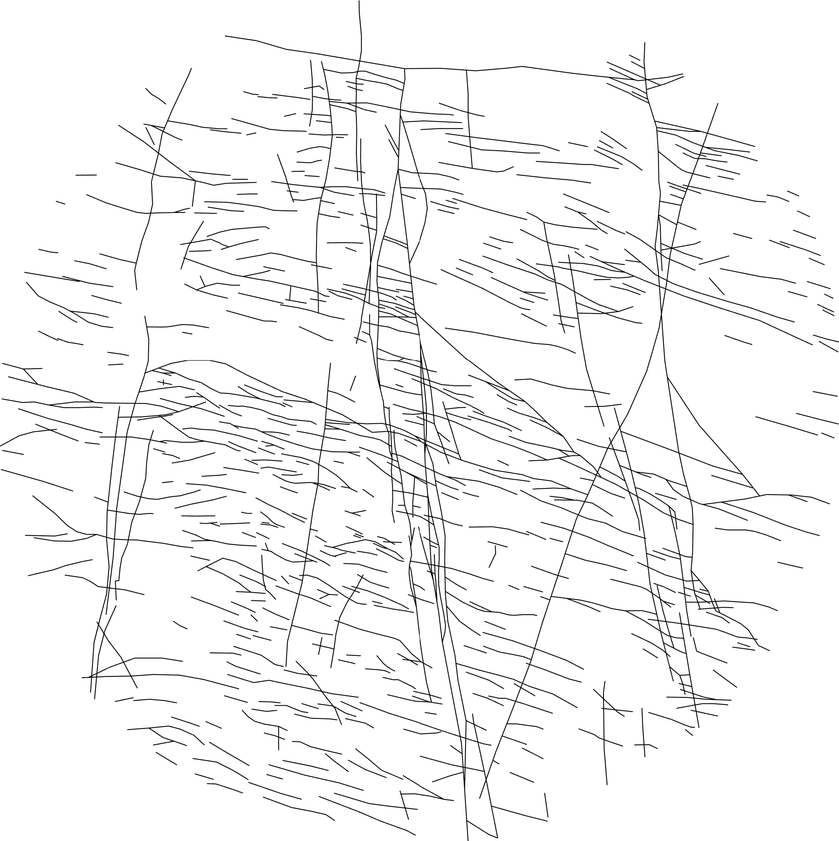
%> input picture FracPaQ2D_blocksize.bmp, 839 x 841 px, shrunk from 1999 x 2003 before the run
$ octave blocksize.m   (GNU Octave 9; MATLAB toolbox functions it lacks are replaced by stand-ins)
%> lines starting %> are read from the running program, lines starting %| are printed output that depends on the picture; in (x1, y1, x2, y2) boxes, pixels count from 0 and x2, y2 are one past the last pixel; in counts of white or black regions, pixels touching at a corner belong together; the program's own positions count from 1

close all ;

% BW = imread('blocksize_test.bmp') ;
BW = imread('FracPaQ2D_blocksize.bmp') ;
%> BW is the input picture: size 841x839x3 uint8; min 0, max 255, mean 243.9
BW1 = imbinarize(BW) ;
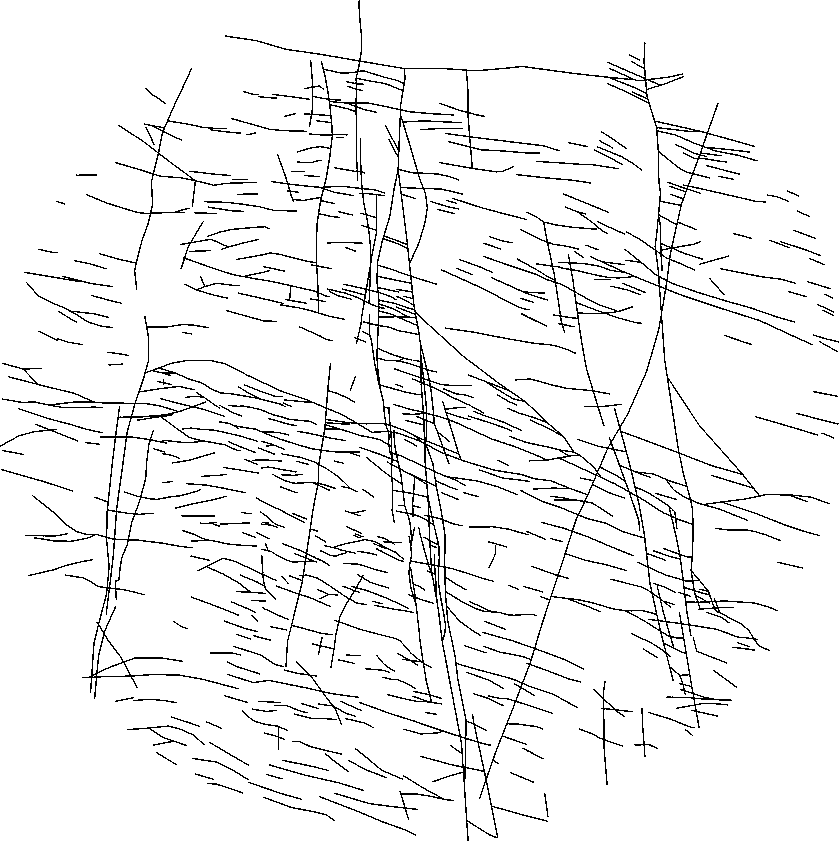
%> BW1: size 841x839x3 logical; 93.8% white; black in thin lines or dots

% info = imfinfo('FracPaQ2D_blocksize.bmp') ;
% disp(info) ;

% BW2 = imcomplement(BW1) ;
BW3 = bwconncomp(BW1) ;
%> BW3 = 155 connected components

s = regionprops(BW3, 'Centroid') ;
%> s = 155 regions; first 5, Centroid: [198.7 445.6 2], [67 279 2], [97.7 649.4 2], [95 676.3 2], [115.6 671.9 2]
centroids = cat(1,s.Centroid) ;
%> centroids = 155 rows, first 12: [198.7 445.6 2; 67 279 2; 97.74 649.4 2; 95 676.3 2; 115.6 671.9 2; 111.7 524.8 2; 110.8 555.1 2; 117 473.2 2; 109 590 2; 118 560.7 2; 123.8 526.1 2; 123.3 427.2 2]

figure ;
% set(gcf, 'PaperPositionMode', 'manual') ;
% set(gcf, 'PaperUnits', 'inches') ;
% set(gcf, 'PaperPosition', [ 0.25 0.25 6 6 ]) ;
imshow(BW1, 'Border', 'loose', 'InitialMagnification', 'fit') ;
hold on ;
plot(centroids(:,1), centroids(:,2), 'o', 'MarkerFaceColor', 'r', 'MarkerEdgeColor', 'r') ;
hold off ;
axis on equal ;
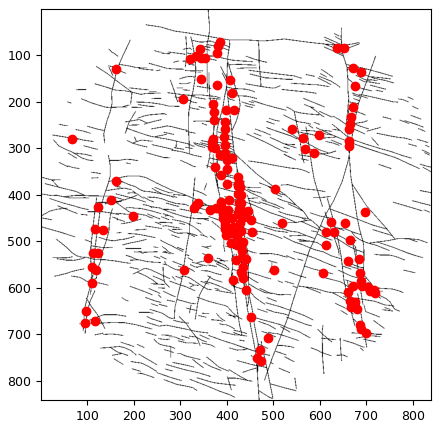
%> figure redrawn from the program's plot data

figure ;
set(gcf, 'PaperPositionMode', 'manual') ;
set(gcf, 'PaperUnits', 'inches') ;
set(gcf, 'PaperPosition', [ 0.25 0.25 6 6 ]) ;
s2 = regionprops(BW3, 'Area') ;
%> s2 = 155 regions; largest, Area: 924492, 573720, 248925, 62832, 19152
areas = cat(1, s2.Area) ;
%> areas = 155 values, max 924492 at index 1, min 3 at index 9, mean 12808.5
[ nAreas, binAreas ] = hist(areas, min(areas):(max(areas)-min(areas))/1000:max(areas)) ;
%> nAreas = 1001 values, max 84 at index 1, min 0 at index 9, mean 0.155; binAreas = 1001 values from 3 to 924492
cAreas = cumsum(nAreas) ;
%> cAreas = 1001 values from 84 to 155
loglog((min(areas):(max(areas)-min(areas))/1000:max(areas)), (max(cAreas) - cAreas), 'sb') ;
grid on ;
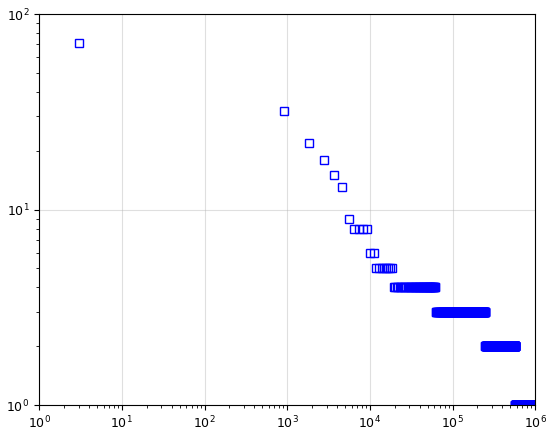
%> figure redrawn from the program's plot data; highest point at x = 3, y = 71

$ run again, with FracPaQ2D_wavelet_traces.bmp copied over FracPaQ2D_blocksize.bmp
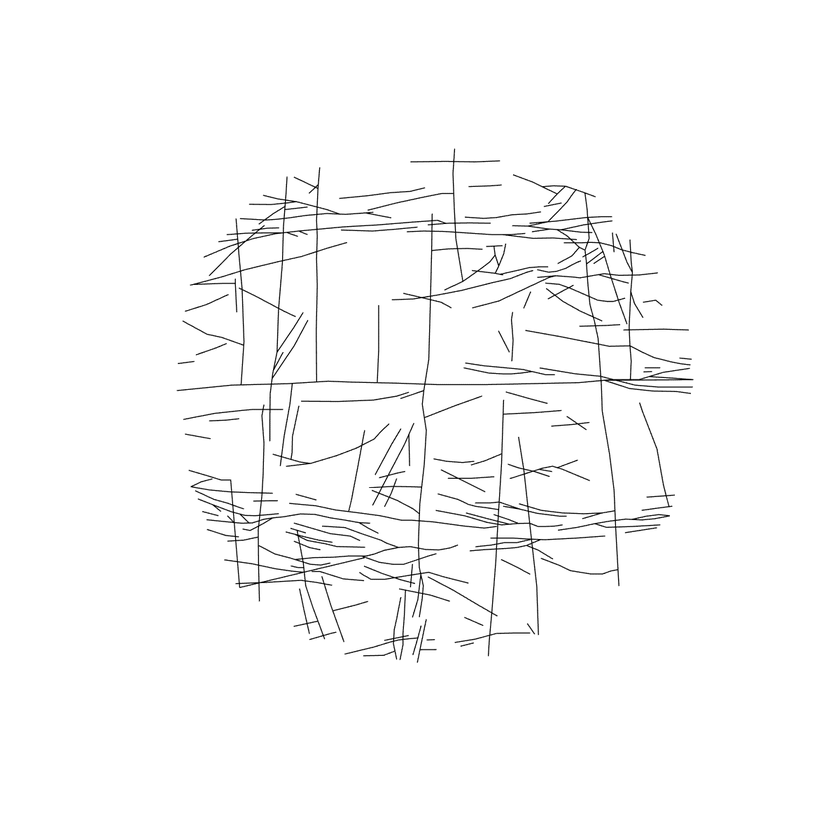
%> input picture FracPaQ2D_wavelet_traces.bmp, 840 x 840 px, shrunk from 1200 x 1200 before the run
%> BW is the input picture: size 840x840x3 uint8; min 0, max 255, mean 249.9
%> `BW1 = imbinarize(BW) ;`:
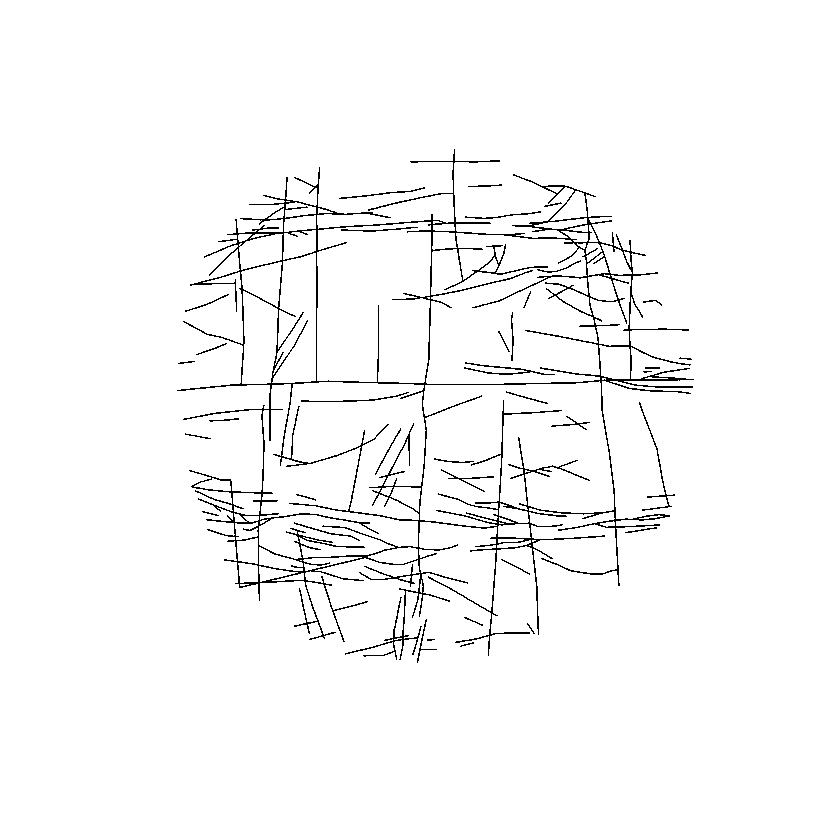
%> BW1: size 840x840x3 logical; 97.2% white; black in thin lines or dots, all inside (x1, y1, x2, y2) = (177, 149, 694, 663)
%> BW3 = 69 connected components
%> s = 69 regions; first 5, Centroid: [419.5 427.6 2], [216 485.7 2], [247.5 504 2], [246.3 519 2], [246.6 531.6 2]
%> centroids = 69 rows, first 12: [419.5 427.6 2; 216 485.7 2; 247.5 504 2; 246.3 519 2; 246.6 531.6 2; 248.7 551.5 2; 244.2 237.8 2; 248.8 573.5 2; 261.6 251.9 2; 244.3 585.4 2; 264.4 282.7 2; 259.5 340.8 2]
%> s2 = 69 regions; largest, Area: 1734342, 68238, 62586, 51258, 37626
%> areas = 69 values, max 1734342 at index 1, min 6 at index 26, mean 29820.3
%> nAreas = 1001 values, max 37 at index 1, min 0 at index 5, mean 0.0689; binAreas = 1001 values from 6 to 1734342
%> cAreas = 1001 values from 37 to 69
%> `grid on ;`:
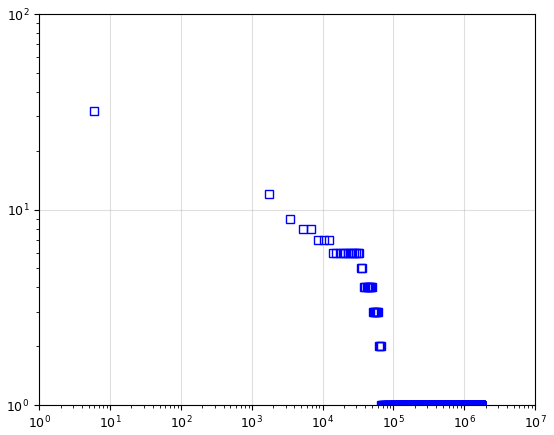
%> figure redrawn from the program's plot data; highest point at x = 6, y = 32

$ run again, with FracPaQ2D_IYXnodes_traces.tif saved as FracPaQ2D_blocksize.bmp
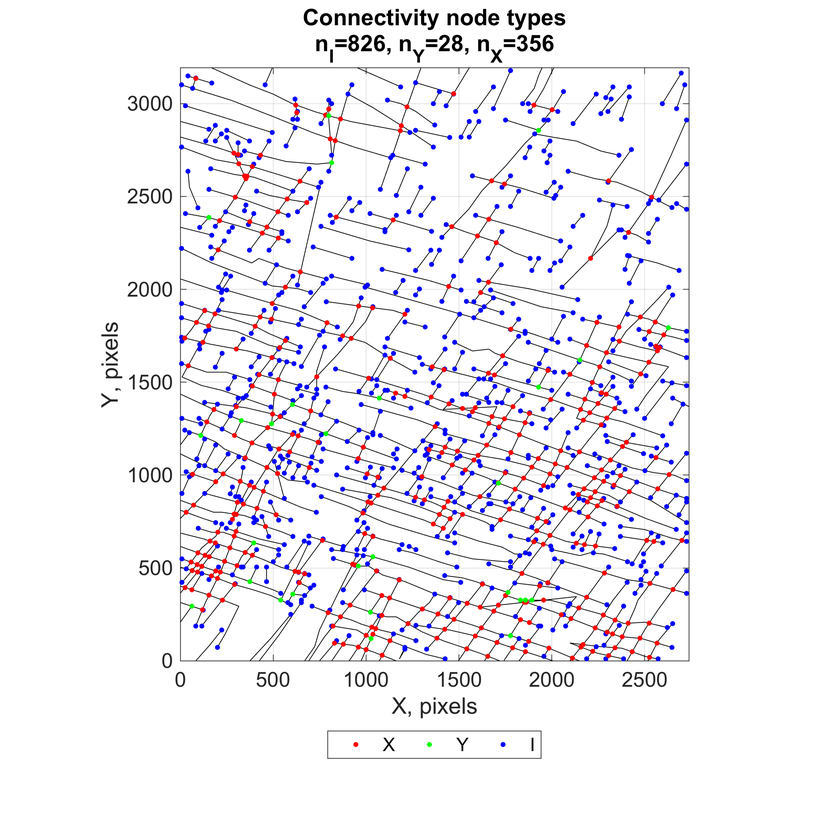
%> input picture FracPaQ2D_IYXnodes_traces.tif, 840 x 840 px, shrunk from 2362 x 2362 before the run
%> BW is the input picture: size 840x840x3 uint8; mean R, G, B 241.5, 239.4, 244.2
%> BW3 = 48 connected components
%> s = 48 regions; first 5, Centroid: [421.2 422.8 2], [109.8 344.6 2], [112.3 373.6 2], [144.5 103.7 2], [144.5 289.7 2]
%> centroids = 48 rows, first 12: [421.2 422.8 2; 109.8 344.6 2; 112.3 373.6 2; 144.5 103.7 2; 144.5 289.7 2; 144.5 475.4 2; 156.4 103.7 2; 156.4 196.6 2; 156.4 289.7 2; 156.4 382.6 2; 156.4 475.4 2; 155.9 568.3 2]
%> `axis on equal ;`:
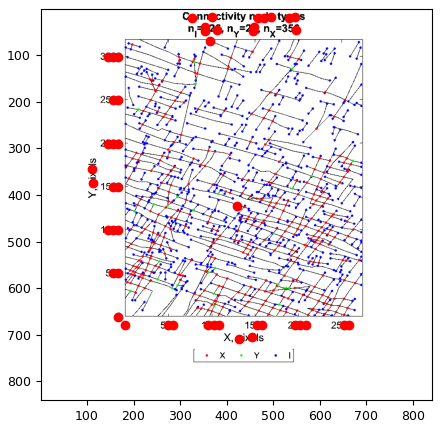
%> figure redrawn from the program's plot data
%> s2 = 48 regions; largest, Area: 1978234, 183, 183, 183, 183
%> areas = 48 values, max 1978234 at index 1, min 21 at index 27, mean 41342.9
%> nAreas = 1001 values, max 47 at index 1, min 0 at index 2, mean 0.048; binAreas = 1001 values from 21 to 1978234
%> cAreas = 1001 values from 47 to 48
%> `grid on ;`:
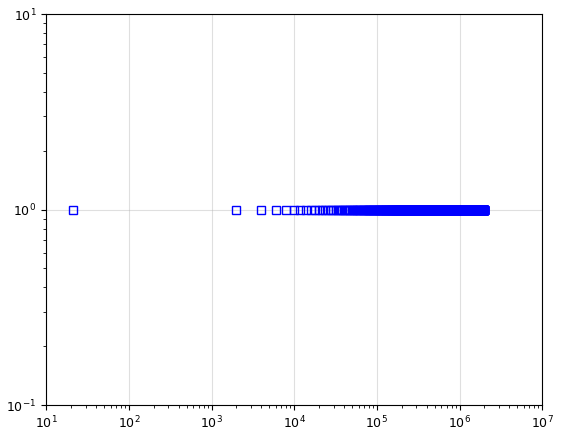
%> figure redrawn from the program's plot data; highest point at x = 21, y = 1
